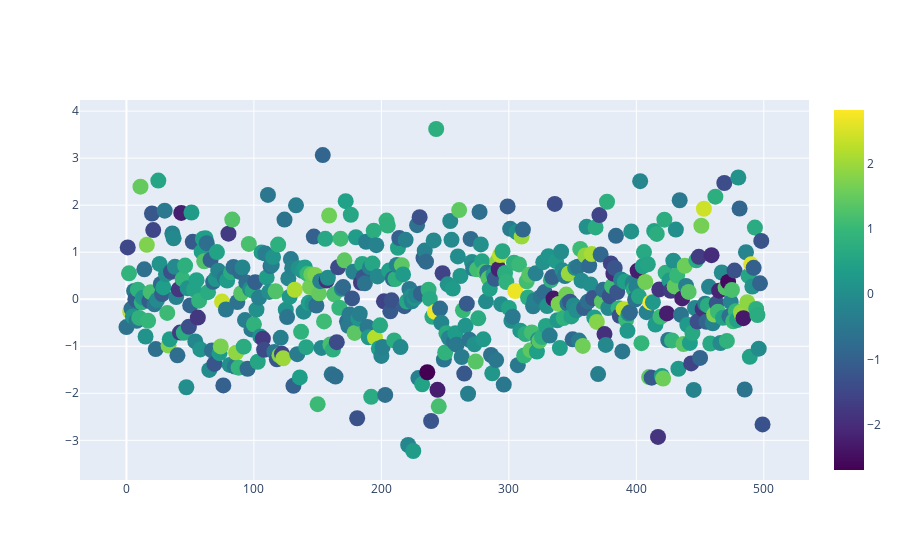

The notebook cell saved with this chart:
### Code cell
trace1 = go.Scatter(
     y = np.random.randn(500),
    mode = 'markers',
    marker = dict(
        size = 16,
        color = np.random.randn(500),
        colorscale = 'Viridis',
        showscale = True
    )
)
fig = go.Figure(trace1)
fig.show()

### Figure 1 — Plotly figure (JSON) as saved in the notebook; plotly's stock layout.template omitted (floating-point values rounded to 4 significant figures; data arrays with more than 128 entries replaced by an {"elided": "..."} marker saying what was removed)
{"data": [{"marker": {"color": {"elided": "500 float values"}, "colorscale": [[0, "#440154"], [0.1111, "#482878"], [0.2222, "#3e4989"], [0.3333, "#31688e"], [0.4444, "#26828e"], [0.5556, "#1f9e89"], [0.6667, "#35b779"], [0.7778, "#6ece58"], [0.8889, "#b5de2b"], [1, "#fde725"]], "showscale": true, "size": 16}, "mode": "markers", "type": "scatter", "y": {"elided": "500 float values"}}], "layout": {}}
